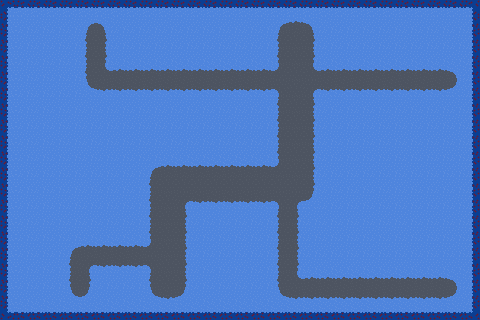

The image is a tile-based game level rendered from a .tmx file. Its description and source (layers, tilesets, objects; grid data summarised) follow:
An orthogonal 30x20 tile map with 16x16 px tiles, 1 tile layer (Tile Layer 2), 3 tilesets and 4 objects.

<map version="1.10" tiledversion="1.10.2" orientation="orthogonal" renderorder="right-down" width="30" height="20" tilewidth="16" tileheight="16" infinite="0" nextlayerid="4" nextobjectid="6">
 <tileset firstgid="1" source="Tileset-1.tsx" />
 <tileset firstgid="21" source="Tileset-2-New-2.tsx" />
 <tileset firstgid="71" source="Tileset 4.tsx" />
 <layer id="2" name="Tile Layer 2" width="30" height="20">
  <data>[600 cells, 600 non-empty, 27 distinct tile ids]</data>
 </layer>
 <objectgroup id="3" name="borders">
  <object id="1" x="-2.5" y="-6.5" width="487" height="13.5" />
  <object id="2" x="472.5" y="-11" width="16.5" height="333.5" />
  <object id="3" x="-1" y="312.5" width="488" height="17.5" />
  <object id="5" x="-18" y="-9" width="25" height="324" />
 </objectgroup>
</map>